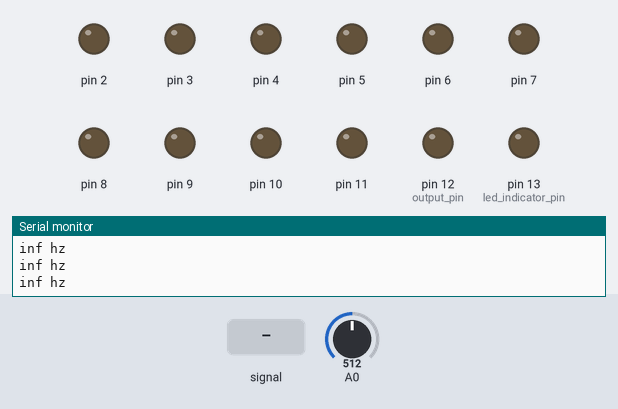
Simulated run of this sketch. Board: Arduino Uno, built with avr-gcc and run on an emulated ATmega328P. On the bench: output pins drawn as LEDs (lit = HIGH), the last lines printed to the serial monitor. The inputs (shaded band) are chosen by the test bench; at power-on: A0 = 512.

Above: at 1.2 s.
1.3 s: A0 fed a 200 Hz sine of ±255 counts around its level
At 2.1 s:
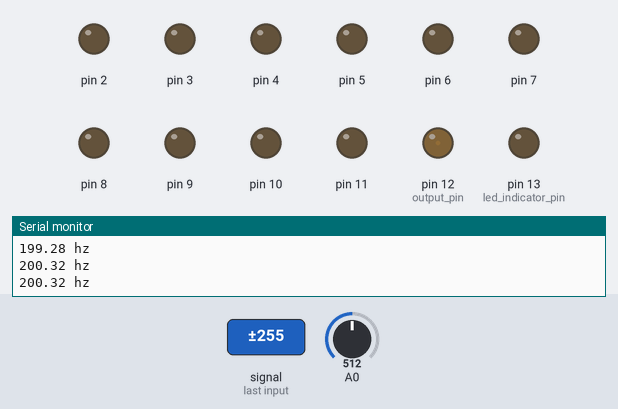
2.9 s: A0 set to 0
At 3.7 s:
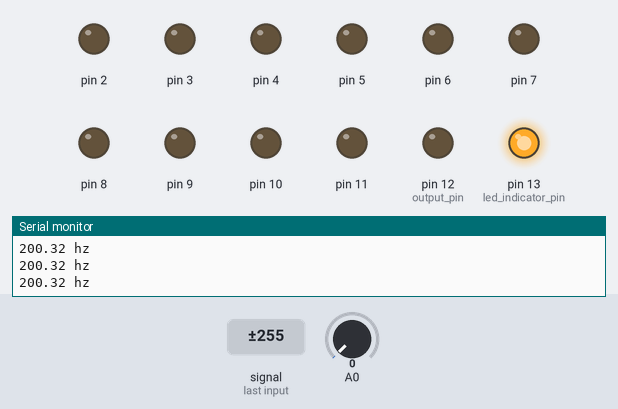
Timing chart, 0 to 5.9 s (numbered marks = the images above; inputs shaded):
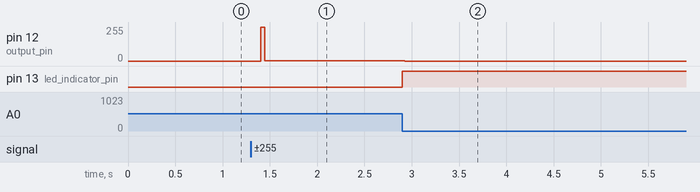

Measured:
- after the input at 1.3 s, pin 12 (output_pin): 0/255 → 1/255 after 0.11 s
- after the input at 2.9 s, pin 12 (output_pin): 1/255 → 0/255 at once; pin 13 (led_indicator_pin): LOW → HIGH at once

The sketch:

FreqDet.ino
```cpp
//generalized wave freq detection with 38.5kHz sampling rate and interrupts
//by Amanda Ghassaei
//http://www.instructables.com/id/Arduino-Frequency-Detection/
//Sept 2012

/*
 * This program is free software; you can redistribute it and/or modify
 * it under the terms of the GNU General Public License as published by
 * the Free Software Foundation; either version 3 of the License, or
 * (at your option) any later version.
 *
*/

//clipping indicator variables
boolean clipping = 0;

//data storage variables
byte newData = 0;
byte prevData = 0;
unsigned int time = 0;//keeps time and sends vales to store in timer[] occasionally
int timer[10];//sstorage for timing of events
int slope[10];//storage fro slope of events
unsigned int totalTimer;//used to calculate period
unsigned int period;//storage for period of wave
byte index = 0;//current storage index
float frequency;//storage for frequency calculations
int maxSlope = 0;//used to calculate max slope as trigger point
int newSlope;//storage for incoming slope data

//variables for decided whether you have a match
byte noMatch = 0;//counts how many non-matches you've received to reset variables if it's been too long
byte slopeTol = 3;//slope tolerance- adjust this if you need
int timerTol = 10;//timer tolerance- adjust this if you need


void setup(){

  Serial.begin(9600);

  pinMode(13,OUTPUT);//led indicator pin
  pinMode(12,OUTPUT);//output pin

  cli();//diable interrupts

  //set up continuous sampling of analog pin 0 at 38.5kHz

  //clear ADCSRA and ADCSRB registers
  ADCSRA = 0;
  ADCSRB = 0;

  ADMUX |= (1 << REFS0); //set reference voltage
  ADMUX |= (1 << ADLAR); //left align the ADC value- so we can read highest 8 bits from ADCH register only

  ADCSRA |= (1 << ADPS2) | (1 << ADPS0); //set ADC clock with 32 prescaler- 16mHz/32=500kHz
  ADCSRA |= (1 << ADATE); //enabble auto trigger
  ADCSRA |= (1 << ADIE); //enable interrupts when measurement complete
  ADCSRA |= (1 << ADEN); //enable ADC
  ADCSRA |= (1 << ADSC); //start ADC measurements

  sei();//enable interrupts
    Serial.begin(9600);
  for (byte i=0;i<14;i++){
    pinMode(i,OUTPUT);//set digital pins 0-7 as outputs (DAC)
  }

}

ISR(ADC_vect) {//when new ADC value ready

  PORTB &= B11101111;//set pin 12 low
  prevData = newData;//store previous value
  newData = ADCH;//get value from A0
  if (prevData < 127 && newData >=127){//if increasing and crossing midpoint
    newSlope = newData - prevData;//calculate slope
    if (abs(newSlope-maxSlope)<slopeTol){//if slopes are ==
      //record new data and reset time
      slope[index] = newSlope;
      timer[index] = time;
      time = 0;
      if (index == 0){//new max slope just reset
        PORTB |= B00010000;//set pin 12 high
        noMatch = 0;
        index++;//increment index
      }
      else if (abs(timer[0]-timer[index])<timerTol && abs(slope[0]-newSlope)<slopeTol){//if timer duration and slopes match
        //sum timer values
        totalTimer = 0;
        for (byte i=0;i<index;i++){
          totalTimer+=timer[i];
        }
        period = totalTimer;//set period
        //reset new zero index values to compare with
        timer[0] = timer[index];
        slope[0] = slope[index];
        index = 1;//set index to 1
        PORTB |= B00010000;//set pin 12 high
        noMatch = 0;
      }
      else{//crossing midpoint but not match
        index++;//increment index
        if (index > 9){
          reset();
        }
      }
    }
    else if (newSlope>maxSlope){//if new slope is much larger than max slope
      maxSlope = newSlope;
      time = 0;//reset clock
      noMatch = 0;
      index = 0;//reset index
    }
    else{//slope not steep enough
      noMatch++;//increment no match counter
      if (noMatch>9){
        reset();
      }
    }
  }

  if (newData == 0 || newData == 1023){//if clipping
    PORTB |= B00100000;//set pin 13 high- turn on clipping indicator led
    clipping = 1;//currently clipping
  }

  time++;//increment timer at rate of 38.5kHz
}

void reset(){//clea out some variables
  index = 0;//reset index
  noMatch = 0;//reset match couner
  maxSlope = 0;//reset slope
}


void checkClipping(){//manage clipping indicator LED
  if (clipping){//if currently clipping
    PORTB &= B11011111;//turn off clipping indicator led
    clipping = 0;
  }
}


void loop(){

  checkClipping();

  frequency = 38462/float(period);//calculate frequency timer rate/period

  //print results
  Serial.print(frequency);
  Serial.println(" hz");

  delay(100);//feel free to remove this if you want

  //do other stuff here
  //PORTD = analogRead(A0);

}
```

fft.ino
```cpp
/*
   This computes an in-place complex-to-complex FFT
   x and y are the real and imaginary arrays of 2^m points.
   dir =  1 gives forward transform
   dir = -1 gives reverse transform
*/
#include <math.h>

short FFT(short int dir,int m,float *x,float *y)
{
   int n,i,i1,j,k,i2,l,l1,l2;
   float c1,c2,tx,ty,t1,t2,u1,u2,z;

   /* Calculate the number of points */
   n = 1;
   for (i=0;i<m;i++)
      n *= 2;

   /* Do the bit reversal */
   i2 = n >> 1;
   j = 0;
   for (i=0;i<n-1;i++) {
      if (i < j) {
         tx = x[i];
         ty = y[i];
         x[i] = x[j];
         y[i] = y[j];
         x[j] = tx;
         y[j] = ty;
      }
      k = i2;
      while (k <= j) {
         j -= k;
         k >>= 1;
      }
      j += k;
   }

   /* Compute the FFT */
   c1 = -1.0;
   c2 = 0.0;
   l2 = 1;
   for (l=0;l<m;l++) {
      l1 = l2;
      l2 <<= 1;
      u1 = 1.0;
      u2 = 0.0;
      for (j=0;j<l1;j++) {
         for (i=j;i<n;i+=l2) {
            i1 = i + l1;
            t1 = u1 * x[i1] - u2 * y[i1];
            t2 = u1 * y[i1] + u2 * x[i1];
            x[i1] = x[i] - t1;
            y[i1] = y[i] - t2;
            x[i] += t1;
            y[i] += t2;
         }
         z =  u1 * c1 - u2 * c2;
         u2 = u1 * c2 + u2 * c1;
         u1 = z;
      }
      c2 = sqrt((1.0 - c1) / 2.0);
      if (dir == 1)
         c2 = -c2;
      c1 = sqrt((1.0 + c1) / 2.0);
   }

   /* Scaling for forward transform */
   if (dir == 1) {
      for (i=0;i<n;i++) {
         x[i] /= n;
         y[i] /= n;
      }
   }

   return(0);
}
```
